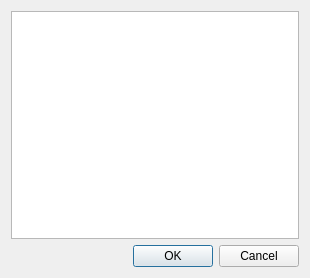
<?xml version="1.0" encoding="UTF-8"?>
<ui version="4.0">
 <class>Dlg_Jauges</class>
 <widget class="QDialog" name="Dlg_Jauges">
  <property name="geometry">
   <rect>
    <x>0</x>
    <y>0</y>
    <width>310</width>
    <height>278</height>
   </rect>
  </property>
  <property name="windowTitle">
   <string>Jauges</string>
  </property>
  <layout class="QVBoxLayout" name="verticalLayout_2">
   <item>
    <layout class="QVBoxLayout" name="verticalLayout">
     <item>
      <widget class="QListView" name="listView"/>
     </item>
    </layout>
   </item>
   <item>
    <widget class="QDialogButtonBox" name="buttonBox">
     <property name="orientation">
      <enum>Qt::Horizontal</enum>
     </property>
     <property name="standardButtons">
      <set>QDialogButtonBox::Cancel|QDialogButtonBox::Ok</set>
     </property>
    </widget>
   </item>
  </layout>
 </widget>
 <resources/>
 <connections>
  <connection>
   <sender>buttonBox</sender>
   <signal>accepted()</signal>
   <receiver>Dlg_Jauges</receiver>
   <slot>accept()</slot>
   <hints>
    <hint type="sourcelabel">
     <x>154</x>
     <y>252</y>
    </hint>
    <hint type="destinationlabel">
     <x>154</x>
     <y>138</y>
    </hint>
   </hints>
  </connection>
  <connection>
   <sender>buttonBox</sender>
   <signal>rejected()</signal>
   <receiver>Dlg_Jauges</receiver>
   <slot>reject()</slot>
   <hints>
    <hint type="sourcelabel">
     <x>154</x>
     <y>252</y>
    </hint>
    <hint type="destinationlabel">
     <x>154</x>
     <y>138</y>
    </hint>
   </hints>
  </connection>
 </connections>
</ui>
